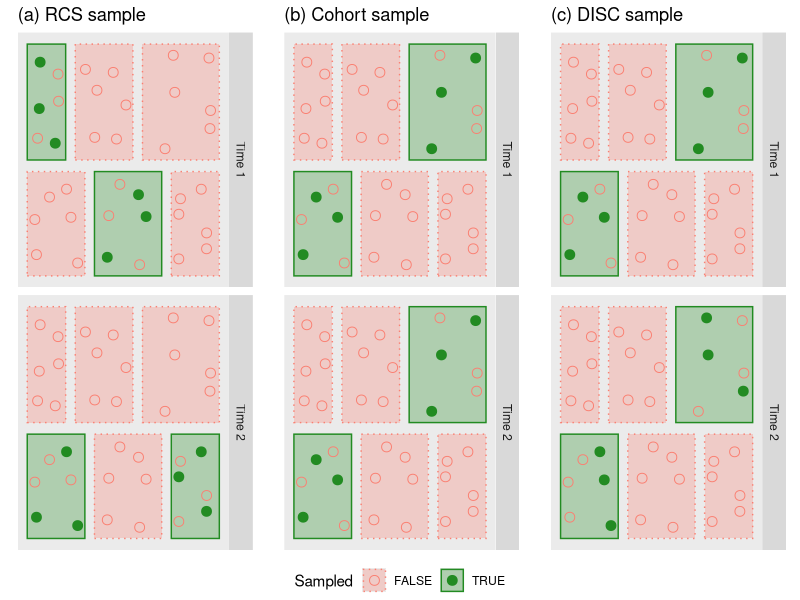
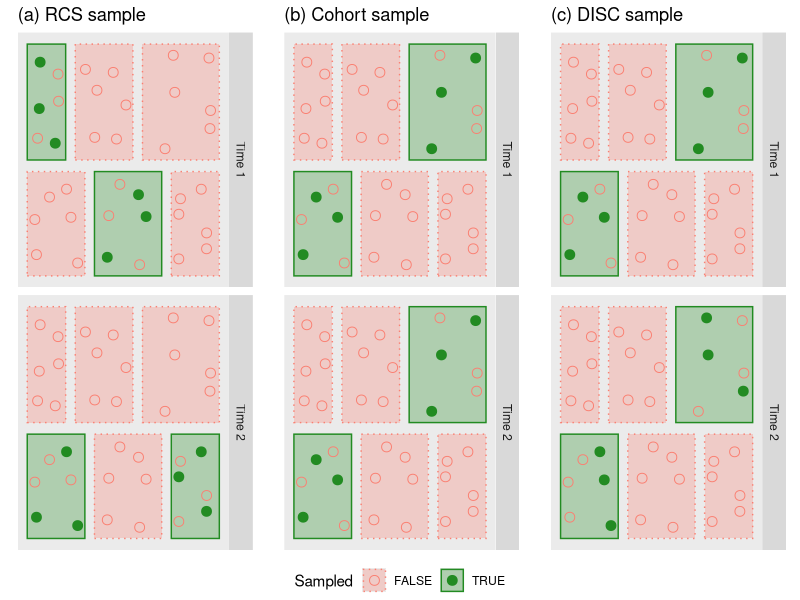

The R script that drew these images, in order:

library(dplyr)
library(ggplot2)
library(ggpubr)
library(grid)

set.seed(5)
cfg <- list(save=T)
df_pop <- data.frame(
  "x" = double(),
  "y" = double(),
  "time" = character(),
  "Sampled" = logical()
)

# Set cluster boundaries
df_rect <- data.frame(
  xmin = c(0.00, 0.35, 0.75, 0.00, 0.25, 0.60),
  xmax = c(0.30, 0.70, 1.00, 0.20, 0.55, 1.00),
  ymin = c(0.00, 0.00, 0.00, 0.50, 0.50, 0.50),
  ymax = c(0.45, 0.45, 0.45, 1.00, 1.00, 1.00),
  time = "Time 1"
)

# Sample individuals within boundaries
row <- 1
pad <- 0.03
for (i in c(1:nrow(df_rect))) {
  brd <- df_rect[i,]
  for (j in c(1:6)) {
    
    x_diff <- (brd$xmax-brd$xmin)/2
    y_diff <- (brd$ymax-brd$ymin)/3
    
    if (j %in% c(1,3,5)) {
      min_x <- brd$xmin
      max_x <- brd$xmin+x_diff
    } else {
      min_x <- brd$xmin+x_diff
      max_x <- brd$xmin+(x_diff*2)
    }
    if (j %in% c(1,2)) {
      min_y <- brd$ymin
      max_y <- brd$ymin+y_diff
    } else if (j %in% c(3,4)) {
      min_y <- brd$ymin+y_diff
      max_y <- brd$ymin+(y_diff*2)
    } else if (j %in% c(5,6)) {
      min_y <- brd$ymin+(y_diff*2)
      max_y <- brd$ymin+(y_diff*3)
    }
    min_x <- min_x+pad
    min_y <- min_y+pad
    max_x <- max_x-pad
    max_y <- max_y-pad
    
    x <- runif(n=1, min=min_x, max=max_x)
    y <- runif(n=1, min=min_y, max=max_y)
    df_pop[row,] <- list(x, y, "Time 1", F)
    row <- row + 1
    
  }
}

df_pop2 <- df_pop
df_rect2 <- df_rect
df_pop2$time <- "Time 2"
df_rect2$time <- "Time 2"
df_pop <- rbind(df_pop, df_pop2)
df_rect <- rbind(df_rect, df_rect2)

for (design in c("RCS", "Cohort", "DISC")) {
  
  # Set sampled clusters
  if (design=="RCS") {
    df_rect$Sampled <- c(
      c(F,T,F,T,F,F),
      c(T,F,T,F,F,F)
    )
  } else {
    df_rect$Sampled <- rep(c(T,F,F,F,F,T), 2)
  }
  
  # Set sampled individuals
  # cl<-1; c(1,2,3)+6*(cl-1);
  df_pop$Sampled <- F
  if (design=="RCS") {
    # inds_t1 <- c(7,8,9,19,20,21)
    # inds_t2 <- c(37,38,39,49,50,51)
    inds_t1 <- c(7,10,12,20,21,23)
    inds_t2 <- c(37,38,42,50,51,54)
    title <- "(a) RCS sample"
  } else if (design=="Cohort") {
    # inds_t1 <- c(1,2,3,31,32,33)
    # inds_t2 <- inds_t1 + 36
    inds_t1 <- c(1,4,5,31,33,36)
    inds_t2 <- c(37,40,41,67,69,72)
    title <- "(b) Cohort sample"
  } else if (design=="DISC") {
    # inds_t1 <- c(1,2,3,31,32,33)
    # inds_t2 <- inds_t1 + 38
    inds_t1 <- c(1,4,5,31,33,36)
    inds_t2 <- c(38,40,42,68,69,71)
    title <- "(c) DISC sample"
  }
  df_pop[c(inds_t1,inds_t2),"Sampled"] <- T
  
  # Create plot
  plot <- ggplot(df_pop, aes(x=x, y=y, color=Sampled)) +
    geom_rect(
      aes(xmin=xmin, xmax=xmax, ymin=ymin, ymax=ymax, fill=Sampled,
          linetype=Sampled),
      data = df_rect,
      linewidth = 0.5,
      alpha = 0.3
    ) +
    geom_point(aes(shape=Sampled), size=3) +
    scale_linetype_manual(values=c("dotted", "solid")) +
    scale_shape_manual(values=c(1, 19)) +
    scale_fill_manual(values=c("salmon", "forestgreen")) +
    scale_color_manual(values=c("salmon", "forestgreen")) +
    theme(
      axis.text.x=element_blank(),
      axis.text.y=element_blank(),
      axis.ticks.x = element_blank(),
      axis.ticks.y = element_blank(),
      panel.grid.major.x = element_blank(),
      panel.grid.minor.x = element_blank(),
      panel.grid.major.y = element_blank(),
      panel.grid.minor.y = element_blank(),
      # plot.background = element_rect(color = "black"),
      plot.margin = unit(c(5,10,5,10), "pt"),
      legend.position = "bottom"
    ) +
    labs(x=NULL, y=NULL, title=title) +
    facet_grid(rows=dplyr::vars(time))
  
  assign(paste0("plot_", design), plot)
  
}

p_combined <- ggpubr::ggarrange(
  plot_RCS,
  plot_Cohort,
  plot_DISC,
  ncol = 3,
  common.legend = T,
  legend = "bottom"
)
print(p_combined)

if (cfg$save) {
  ggsave(
    filename = "design_plot.pdf",
    plot = p_combined,
    device = "pdf",
    width = 8,
    height = 5
  )
}
